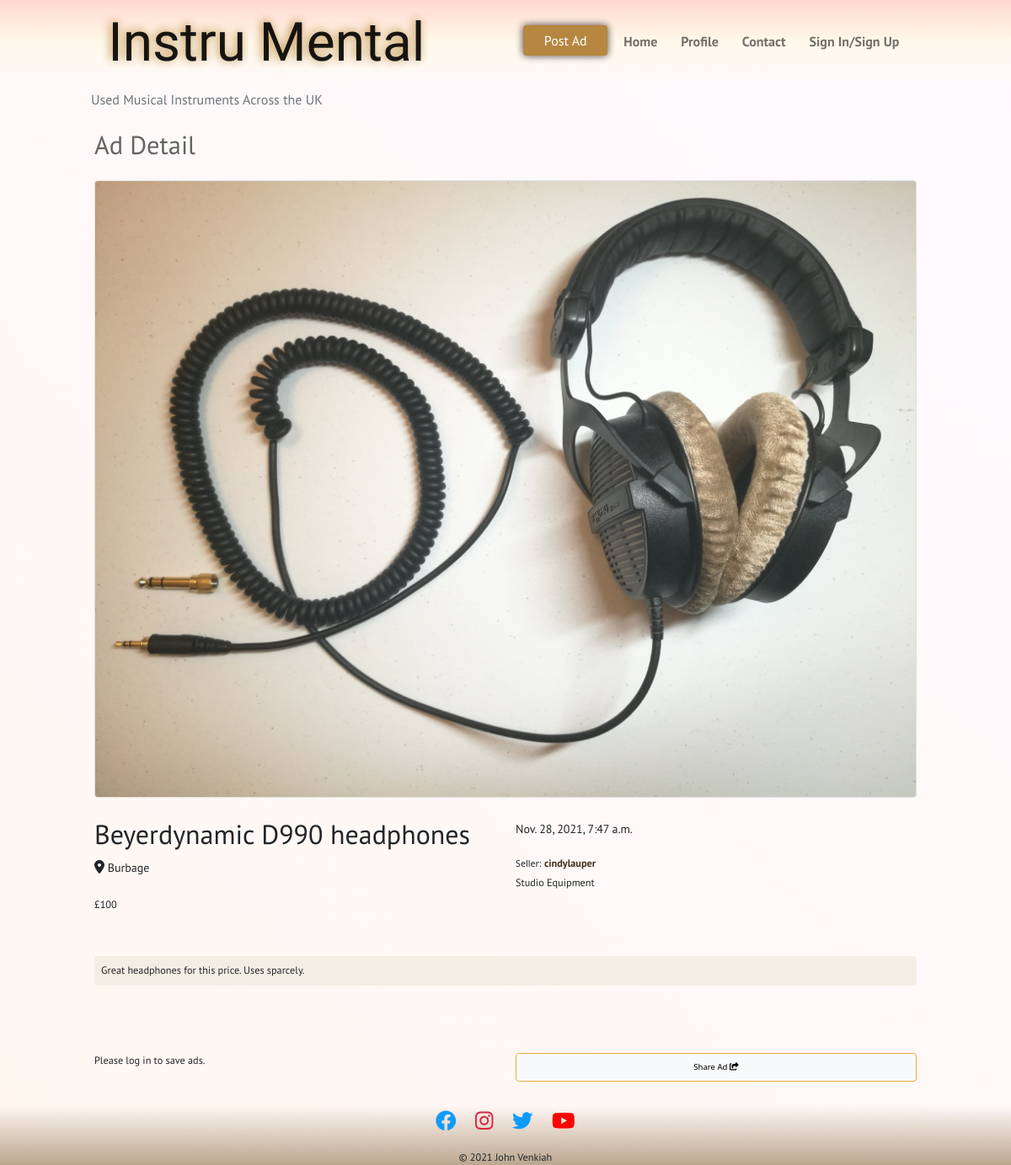
The app's page /ad_detail/cindylauper/beyerdynamic-d990-headphones/ with its own data.
### ads/models.py (models this page shows, shortened)
class Ad(models.Model):
    title = models.CharField(max_length=250, unique=True)
    slug = models.SlugField(max_length=200, unique=True)
    seller = models.ForeignKey(User, on_delete=models.CASCADE)
    image = models.ImageField(blank=False)
    category = models.CharField(max_length=250)
    description = models.CharField(max_length=800)
    created_on = models.DateTimeField(auto_now_add=True)
    price = models.PositiveIntegerField(
        validators=[MaxValueValidator(99999999)]
    )
    location = models.CharField(max_length=200)
    city = models.CharField(max_length=200)
    sold = models.BooleanField(default=False)
    saved = models.ManyToManyField(User, related_name='ad_saves', blank=True)
    class Meta:
        ordering = ['-created_on']
        verbose_name = 'ad'
        verbose_name_plural = 'ads'

### ads/views.py (the view)
class AdDetailView(DetailView):
    model = Ad
    def get(self, request, slug, *args, **kwargs):
        queryset = Ad.objects.all()
        ad = get_object_or_404(queryset, slug=slug)
        saved = False
        if ad.saved.filter(id=self.request.user.id).exists():
            saved = True
        return render(
            request,
            'ads/ad_detail.html',
            {
                'ad': ad,
                'saved': saved,
            },
        )

### templates/ads/ad_detail.html (shortened to what this page needs)
{% extends "main/base.html" %}
{% load static %}
{% load social_share %}
{% block content %}
<div class="container-fluid justify-content-center col-md-10">
    <div class="row">
        <div class="col">
            <h2>Ad Detail</h2>
            <div class="card my-4">
                <img src="{{ ad.image.url }}" alt="">
            </div>
        </div>
    </div>
    <div class="row">
        <div class="col-6 align-top">
            <h3 class="h2">{{ ad.title }}</h3>
            {% if request.user.username == ad.seller.username %}
            <p class="card-text mt-4"><i class="fas fa-map-marker-alt"></i><small> {{ ad.location }}</small></p>
            {% else %}
            <p class="card-text mt-1"><i class="fas fa-map-marker-alt"></i><small> {{ ad.city }}</small></p>
            {% endif %}
        </div>
        <div class="col-6">
            <p><small class="mt-1">{{ ad.created_on }}<small></p>
            <small>Seller:</small>
            <a class="card-text mt-1" href="{% url 'user_profile:profile' ad.seller %}">
                <strong>{{ ad.seller }}</strong>
            </a>
            <p class="card-text mt-1">{{ ad.category }}</p>
        </div>
    </div>
    {% if ad.sold %}
    <div class="row">
        <div class="col-6">
            <p class="card-text sold my-1">£{{ ad.price }}</p>
        </div>
        <div class="col-6">
            <p class="card-text text-danger mt-1">SOLD</p>
        </div>
    </div>
    {% else %}
    <div class="row">
        <div class="col">
            <p class="card-text my-1">£{{ ad.price }}</p>
        </div>
    </div>
    {% endif %}
    <div class="row">
        <div class="col-12">
            <div class="card bg-creme my-md-5">
                <p class="card-text m-2">{{ ad.description }}</p>
            </div>
        </div>
    </div>
    <div class="row">
    </div>
    <div class="row mt-3">
            {% if user.is_authenticated %}
                {% if request.user.username != ad.seller.username %}
                <div class="col-6">
                    <form class="d-grid" action="{% url 'ads:ad_save' ad.slug %}" method="POST">
                        {% csrf_token %}
                        {% if saved %}
                        <button type="submit" name="ad_id" value="{{ ad.slug }}" class="btn btn-light save-share-link">
                            Saved to My Ads
                            <i class="fas fa-heart"></i>
                        </button>
                        {% else %}
                        <button type="submit" name="ad_id" value="{{ ad.slug }}" class="btn btn-light save-share-link">
                            Save to My Ads
                            <i class="far fa-heart"></i>
                        </button>
                            {% endif %}
                            {% endif %}
                    </form>
                </div>
            {% else %}
            <div class="col-6">
                <p>Please log in to save ads.</p>
            </div>
            {% endif %}
            <div class="col-6 d-grid mx-auto">
                <button type="button" class="btn btn-light save-share-link" data-bs-toggle="modal" data-bs-target="#exampleModal">
                    Share Ad
                    <i class="fas fa-share-square"></i>
                </button>
            </div>
        </div>
</div>
{% endblock %}

### static/css/style.css (style rules this page uses)
html, body { margin: 0; padding: 0; }
p, span, a, h2, h3, h4, h5 { font-family: 'PT Sans', sans-serif; }
p, span, a { font-weight: 400; }
h2 { font-size: calc(1.3rem + .8vw); color: #636363; }
a { color: #412f1c; text-decoration: none; }
.card { overflow: hidden; }
.btn { display: block; }
.btn { box-shadow: 0px 0px 10px rgba(0, 0, 0, 0.4), 0px 0px 10px rgba(0, 0, 0, 0.4); }
.save-share-link { font-size: .6rem; border: 1px solid rgb(141, 96, 0); box-shadow: none; }
.bg-creme { background-color: #f3eee4; border: none; }
.btn-light { box-shadow: 0 0 10px, rgb(136, 136, 136); border: 1px solid rgb(228, 172, 68); }

### records on screen
Ad: image (picture), title "Beyerdynamic D990 headphones", city "Burbage", created_on "Nov. 28, 2021, 7:47 a.m.", seller "cindylauper", category "Studio Equipment", price "100", description "Great headphones for this price. Uses sparcely."
